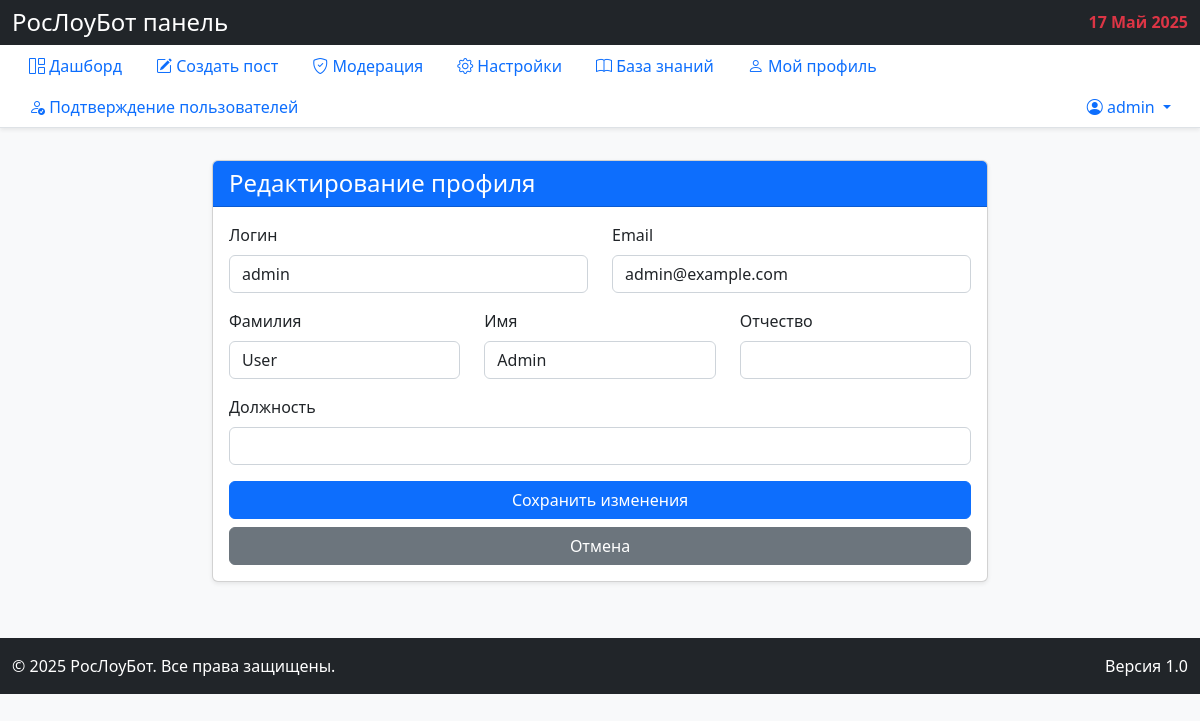
Page /accounts/profile/edit/ (signed in) on the committed database.
### accounts/models.py (models this page shows)
class User(AbstractUser):
    ADMIN = "admin"
    CURATOR = "curator"
    MODERATOR = "moderator"
    SPECIALIST = "specialist"
    VOLUNTEER = "volunteer"
    BLOCKED = "blocked"
    ROLE_CHOICES = [
        (ADMIN, "Админ"),
        (CURATOR, "Куратор"),
        (MODERATOR, "Модератор"),
        (SPECIALIST, "Специалист"),
        (VOLUNTEER, "Волонтер"),
        (BLOCKED, "Заблокированный"),
    ]
    MALE = "M"
    FEMALE = "F"
    SEX_CHOICES = [
        (MALE, "Мужской"),
        (FEMALE, "Женский"),
    ]
    patronymic = models.CharField(
        max_length=150, blank=True, null=True, verbose_name="Отчество"
    )
    role = models.CharField(max_length=20, choices=ROLE_CHOICES, default=SPECIALIST)
    sex = models.CharField(
        max_length=1,
        choices=SEX_CHOICES,
        blank=True,
        null=True,
        verbose_name="Пол",
    )
    birth_date = models.DateField(blank=True, null=True, verbose_name="Дата рождения")
    region = models.CharField(
        max_length=100, blank=True, null=True, verbose_name="Регион"
    )
    address = models.CharField(
        max_length=255, blank=True, null=True, verbose_name="Адрес"
    )
    organization = models.CharField(
        max_length=255, blank=True, null=True, verbose_name="Организация"
    )
    position = models.CharField(
        max_length=255, blank=True, null=True, verbose_name="Должность"
    )
    phone = models.CharField(
        max_length=30, blank=True, null=True, verbose_name="Телефон"
    )
    approved = models.BooleanField(default=False, verbose_name="Одобрен")
    approval_date = models.DateTimeField(
        blank=True, null=True, verbose_name="Дата одобрения"
    )
    class Meta:
        verbose_name = "Пользователь"
        verbose_name_plural = "Пользователи"

### accounts/views.py (the view, shortened to what this page needs)
# urls.py: path("profile/edit/", views.EditProfileView.as_view(), name="edit_profile"),
@method_decorator(login_required, name="dispatch")
class EditProfileView(UpdateView):
    model = User
    form_class = UserProfileForm
    template_name = "accounts/edit_profile.html"
    success_url = reverse_lazy("accounts:profile")
    def get_object(self):
        return self.request.user

### accounts/forms.py
class UserProfileForm(forms.ModelForm):
    class Meta:
        model = User
        fields = [
            "username",
            "email",
            "last_name",
            "first_name",
            "patronymic",
            "position",
        ]
        widgets = {
            "username": forms.TextInput(attrs={"class": "form-control"}),
            "email": forms.EmailInput(attrs={"class": "form-control"}),
            "last_name": forms.TextInput(attrs={"class": "form-control"}),
            "first_name": forms.TextInput(attrs={"class": "form-control"}),
            "patronymic": forms.TextInput(attrs={"class": "form-control"}),
            "position": forms.TextInput(attrs={"class": "form-control"}),
        }
    def __init__(self, *args, **kwargs):
        super().__init__(*args, **kwargs)
        for field_name, field in self.fields.items():
            field.widget.attrs["class"] = "form-control"

### templates/accounts/edit_profile.html (shortened to what this page needs)
{% extends 'base.html' %}
{% load static %}
{% block content %}
<div class="col-md-8 mx-auto">
    <div class="card shadow-sm">
        <div class="card-header bg-primary text-white">
            <h4 class="mb-0">Редактирование профиля</h4>
        </div>
        <div class="card-body">
            <form method="post">
                <div class="row">
                    <div class="col-md-6 mb-3">
                        <label for="{{ form.username.id_for_label }}" class="form-label">Логин</label>
                        {{ form.username }}
                    </div>
                    <div class="col-md-6 mb-3">
                        <label for="{{ form.email.id_for_label }}" class="form-label">Email</label>
                        {{ form.email }}
                    </div>
                </div>
                <div class="row">
                    <div class="col-md-4 mb-3">
                        <label for="{{ form.last_name.id_for_label }}" class="form-label">Фамилия</label>
                        {{ form.last_name }}
                    </div>
                    <div class="col-md-4 mb-3">
                        <label for="{{ form.first_name.id_for_label }}" class="form-label">Имя</label>
                        {{ form.first_name }}
                    </div>
                    <div class="col-md-4 mb-3">
                        <label for="{{ form.patronymic.id_for_label }}" class="form-label">Отчество</label>
                        {{ form.patronymic }}
                    </div>
                </div>
                <div class="mb-3">
                    <label for="{{ form.position.id_for_label }}" class="form-label">Должность</label>
                    {{ form.position }}
                </div>
                <div class="d-grid gap-2">
                    <button type="submit" class="btn btn-primary">Сохранить изменения</button>
                    <a href="{% url 'accounts:profile' %}" class="btn btn-secondary">Отмена</a>
                </div>
            </form>
        </div>
    </div>
</div>
{% endblock %}

### templates/base.html (shortened to what this page needs)
{% load static %}
<!DOCTYPE html>
<html lang="ru">
<head>
    <link href="https://cdn.jsdelivr.net/npm/bootstrap@5.2.3/dist/css/bootstrap.min.css" rel="stylesheet">
    <link rel="stylesheet" href="https://cdn.jsdelivr.net/npm/bootstrap-icons@1.8.1/font/bootstrap-icons.css">
</head>
<body class="bg-light">
    <header class="bg-dark text-white py-2 shadow-sm">
        <div class="container-fluid">
            <div class="d-flex justify-content-between align-items-center">
                <h4 class="m-0">РосЛоуБот панель</h4>
                <div class="text-danger fw-bold">{% now "d F Y" %}</div>
            </div>
        </div>
    </header>
    <nav class="bg-white border-bottom shadow-sm mb-4">
        <div class="container-fluid">
            <ul class="nav nav-tabs border-0">
                <li class="nav-item">
                    <a class="nav-link {% if request.resolver_match.url_name == 'dashboard' %}active{% endif %}" href="{% url 'content:dashboard' %}">
                        <i class="bi bi-grid-1x2"></i> Дашборд
                    </a>
                </li>
                <li class="nav-item">
                    <a class="nav-link" href="#">
                        <i class="bi bi-pencil-square"></i> Создать пост
                    </a>
                </li>
                <li class="nav-item">
                    <a class="nav-link" href="#">
                        <i class="bi bi-shield-check"></i> Модерация
                    </a>
                </li>
                <li class="nav-item">
                    <a class="nav-link" href="#">
                        <i class="bi bi-gear"></i> Настройки
                    </a>
                </li>
                <li class="nav-item">
                    <a class="nav-link" href="#">
                        <i class="bi bi-book"></i> База знаний
                    </a>
                </li>
                {% if user.is_authenticated %}
                    <li class="nav-item">
                        <a class="nav-link {% if request.resolver_match.url_name == 'profile' %}active{% endif %}" href="{% url 'accounts:profile' %}">
                            <i class="bi bi-person"></i> Мой профиль
                        </a>
                    </li>
                    {% if user.role == 'superadmin' or user.role == 'admin'%}
                    <li class="nav-item">
                        <a class="nav-link {% if request.resolver_match.url_name == 'pending_approvals' %}active{% endif %}" href="{% url 'accounts:pending_approvals' %}">
                            <i class="bi bi-person-check"></i> Подтверждение пользователей
                        </a>
                    </li>
                    {% endif %}
                    <li class="nav-item dropdown ms-auto">
                        <a class="nav-link dropdown-toggle" href="#" id="userDropdown" role="button" data-bs-toggle="dropdown" aria-expanded="false">
                            <i class="bi bi-person-circle"></i> {{ user.username }}
                        </a>
                    </li>
                {% endif %}
            </ul>
        </div>
    </nav>
    <div class="container-fluid py-2">
        <div class="row">
            {% block content %}{% endblock %}
        </div>
    </div>
    <footer class="bg-dark text-white py-3 mt-5">
        <div class="container-fluid">
            <div class="row">
                <div class="col-md-6">
                    <p class="mb-0">&copy; {% now "Y" %} РосЛоуБот. Все права защищены.</p>
                </div>
                <div class="col-md-6 text-md-end">
                    <p class="mb-0">Версия 1.0</p>
                </div>
            </div>
        </div>
    </footer>
</body>
</html>

### rows in the picture
User: username "admin", email "admin@example.com", last_name "User", first_name "Admin"
